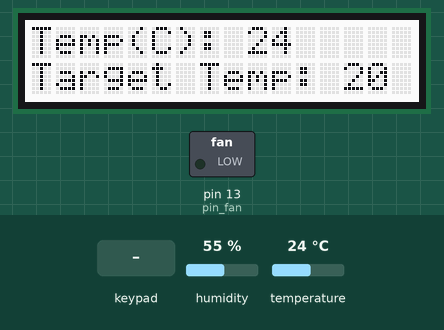
This sketch was run on a simulated Arduino Uno, built with avr-gcc and run on an emulated ATmega328P. Parts: 16×2 character LCD, switched loads named in the sketch (green lamp = pin HIGH). The test bench sets the inputs (shaded band); at power-on: temperature 24 °C, humidity 55 %. What the sketch prints to the serial monitor is not drawn.

Above: at 1.2 s.
1.3 s: key '#' pressed
At 2.0 s:
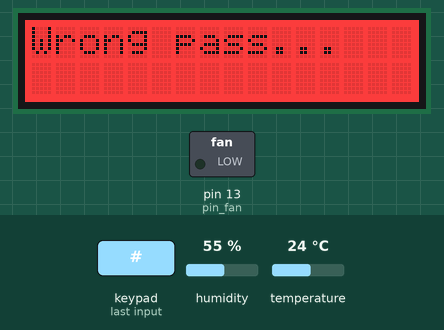
4.0 s: keypad keys 1 2 3 4 # pressed 0.4 s apart
At 4.61 s:
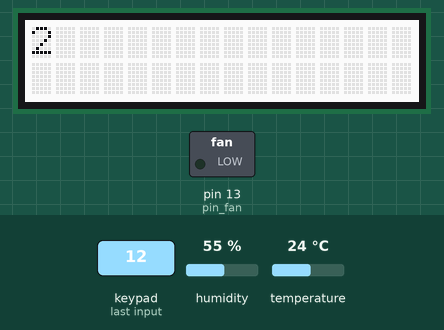
7.5 s: temperature set to 12 °C
At 8.2 s:
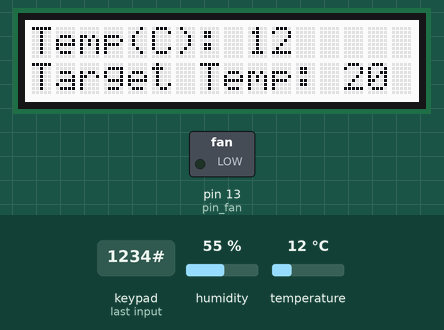
9.1 s: keypad keys 1 0 9 8 7 # pressed 0.4 s apart
At 9.7 s:
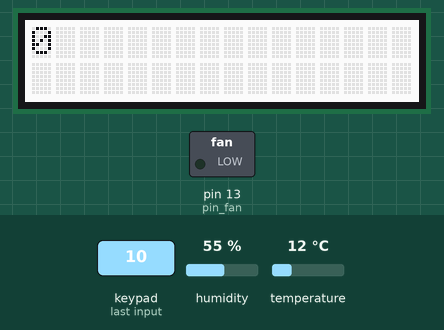
13.0 s: temperature set to 28 °C
At 13.6 s:
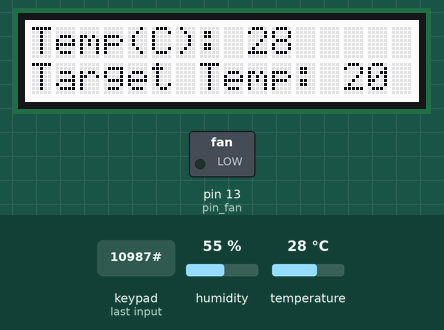
14.6 s: temperature set to 19 °C
At 15.7 s:
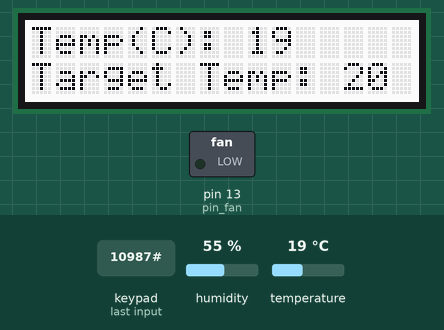
Timing chart, 0 to 17.1 s (numbered marks = the images above; inputs shaded):
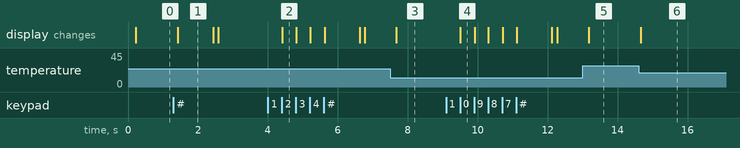

The sketch:

2023HackUMass.ino
```cpp
#include <dht11.h>
#include <Wire.h>
#include "rgb_lcd.h"
#define DHT11PIN 4
#include <Keypad.h>

const byte ROWS = 4;
const byte COLS = 4;
const int pin_fan = 13;

char hexaKeys[ROWS][COLS] = {
  {'1', '2', '3', 'A'},
  {'4', '5', '6', 'B'},
  {'7', '8', '9', 'C'},
  {'*', '0', '#', 'D'}
};

byte rowPins[ROWS] = {10, 9, 8, 7};
byte colPins[COLS] = {6, 5, 3, 2};

Keypad customKeypad = Keypad(makeKeymap(hexaKeys), rowPins, colPins, ROWS, COLS);

rgb_lcd lcd;

int colorR = 255;
int colorG = 255;
int colorB = 255;
String target_temp = "20";
const String pass = "1234";
String textNumber = "";
dht11 DHT11;
String passEntered = "default";


void  setup()
{
  // set up the LCD's number of columns and rows:
  lcd.begin(16, 2);

  lcd.setRGB(colorR, colorG, colorB);
  Serial.begin(9600);
  lcd.clear();
  lcd.setCursor(0, 0);
  pinMode(pin_fan, OUTPUT);

}

String enter_pass(char keyPress) {
  textNumber = "";
  while (keyPress != '#' ) {              // test to see if the # key is pressed, if not add more characters
    keyPress = customKeypad.getKey();     // get new key press

    if (keyPress)
    {
      if (keyPress == '*')             // check if * has been pressed
      {
        //TODO delete for star
        lcd.setCursor(0, 0);
        textNumber = "";
        lcd.clear();
      }

      if (keyPress != 'D' && keyPress != 'A' && keyPress != 'B' && keyPress != 'C' && keyPress != '#' && keyPress != '*')  // check that only a number key has been pressed
      {
        textNumber += (char)keyPress;      // concatanate new character onto textNumber string

        lcd.clear();
        lcd.setCursor(0, 0);
        lcd.print(textNumber);
      }
    }
  }
  return textNumber;
}

bool checkPass(String passEntered) {
  if (passEntered == pass) {
    return true;
  }
  return false;
}

int setTemp() {
  char keyPress = '1';
  while (keyPress != '#' ) {              // test to see if the # key is pressed, if not add more characters
    keyPress = customKeypad.getKey();     // get new key press

    if (keyPress)
    {
      if (keyPress == '*')             // check if * has been pressed
      {
        //TODO delete for star
        lcd.setCursor(0, 0);
        target_temp = "";
        lcd.clear();
      }

      if (keyPress != 'D' && keyPress != 'A' && keyPress != 'B' && keyPress != 'C' && keyPress != '#' && keyPress != '*')  // check that only a number key has been pressed
      {
        if (target_temp.length() < 2){
          target_temp += (char)keyPress;      // concatanate new character onto textNumber string
        }

        lcd.clear();
        lcd.setCursor(0, 0);
        lcd.print("Target Temp: ");
        lcd.print(target_temp);
      }
    }
  }
  lcd.clear();
}

void correct() {
  colorR = 0;
  colorG = 255;
  colorB = 0;
  lcd.setRGB(colorR, colorG, colorB);
  lcd.clear();
  lcd.print("Correct!");
  delay(1000);
  lcd.clear();
  setTemp();
  passEntered = "default";
}

void normal() {
  colorR = 255;
  colorG = 255;
  colorB = 255;
  lcd.setRGB(colorR, colorG, colorB);
}

void incorrect() {
  colorR = 255;
  colorG = 0;
  colorB = 0;
  lcd.setRGB(colorR, colorG, colorB);
  lcd.clear();
  lcd.print("Wrong pass...");
  delay(1000);
  lcd.clear();
  passEntered = "default";
}


void loop()
{
  char keyPress = customKeypad.getKey();
  //Serial.println(customKey);
  if (keyPress) {
    passEntered = enter_pass(keyPress);
    keyPress = NO_KEY;
  }

  bool rightPass = checkPass(passEntered);
  if (rightPass) {
    correct();
  } else if (passEntered == "default") {
    normal();
  } else if (!rightPass) {
    incorrect();
  }

  Serial.print(DHT11.temperature >= target_temp.toInt());
  if (DHT11.temperature >= target_temp.toInt()) {
    analogWrite(pin_fan, 100);
  } else if(DHT11.temperature <= target_temp.toInt()){
    analogWrite(pin_fan, 0);
  }
  // set the cursor to column 0, line 1
  // (note: line 1 is the second row, since counting begins with 0):
  lcd.setCursor(0, 1);
  // print the number of seconds since reset:

  delay(100);

  int chk = DHT11.read(DHT11PIN);

  lcd.print("Target Temp: ");
  lcd.print(target_temp);
  //Serial.print("Humidity(%): ");
  //Serial.print(DHT11.humidity);

  lcd.setCursor(0, 0);
  lcd.print("Temp(C): ");
  lcd.print(DHT11.temperature);

}
```

Measured:
- after the input at 1.3 s, the display: changes after 0.13 s (image 1)
- after the input at 4.0 s, the display: changes after 0.41 s (image 2)
- after the input at 7.5 s, the display: changes after 0.17 s (image 3)
- after the input at 9.1 s, the display: changes after 0.41 s (image 4)
- after the input at 13.0 s, the display: changes after 0.17 s (image 5)
- after the input at 14.6 s, the display: changes after 0.06 s (image 6)
- what the display in image 1 shows lasts 1.0 s, from 1.4 s to 2.4 s
